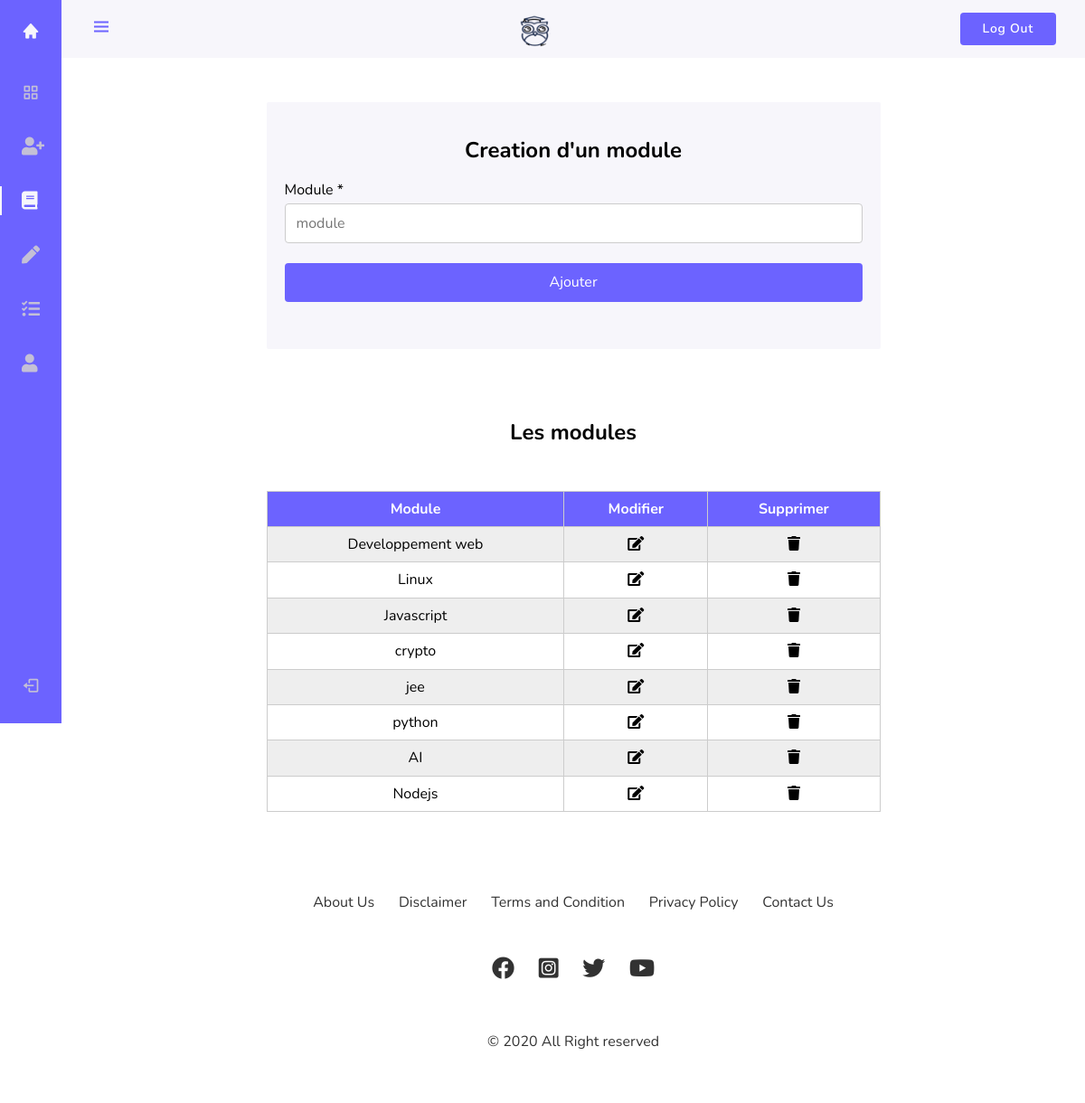
The page /insertModule.php (signed in) on the database its author committed.
### tables this page shows
CREATE TABLE `module` (
  `id_module` int(11) NOT NULL,
  `intitule_module` varchar(30) NOT NULL,
  `fk_enseigne` int(11) NOT NULL
);

### insertModule.php (the view, shortened to what this page needs)
<?php
require_once "connect.php";
$fk_enseigne = $_SESSION['id'];
$results  = mysqli_query($db, "SELECT * FROM module WHERE fk_enseigne = '$fk_enseigne' ");
?>
<!DOCTYPE html>
<html lang="en">
<head>
  <link href="https://cdn.jsdelivr.net/npm/boxicons@2.0.5/css/boxicons.min.css" rel="stylesheet" />
  <link rel="stylesheet" href="https://cdnjs.cloudflare.com/ajax/libs/font-awesome/5.15.2/css/all.min.css" />
  <link rel="stylesheet" href="sass/normalize.css" />
  <link rel="stylesheet" href="sass/insertModule.css" />
</head>
<body id="body-pd">
  <header class="header" id="header">
    <div class="header__toggle">
      <i class="bx bx-menu" id="header-toggle"></i>
    </div>
    <div class="header__img">
      <a href="index.php">
        <img src="img/logo/logo.png" alt="" />
      </a>
    </div>
    <div>
      <form action="logout.php">
        <button class="btn-log">Log Out</button>
      </form>
    </div>
  </header>
  <div class="l-navbar" id="nav-bar">
    <nav class="nav">
      <div>
        <a href="index.php" class="nav__logo">
          <i class="bx bxs-home nav__logo-icon"></i>
        </a>
        <div class="nav__list">
          <a href="enseignant.php" class="nav__link">
            <i class="bx bx-grid-alt nav__icon"></i>
          </a>
          <a href="insertEtu.php" class="nav__link">
            <i class="fas fa-user-plus nav__icon"></i>
          </a>
          <a href="insertModule.php" class="nav__link active">
            <i class="fas fa-book nav__icon"></i>
          </a>
          <a href="insertSeance.php" class="nav__link">
            <i class="fas fa-pen nav__icon"></i>
          </a>
          <a href="gsNoteAbsence.php" class="nav__link">
            <i class="fas fa-tasks nav__icon"></i>
          </a>
          <a href="contact.php" class="nav__link">
            <i class="fas fa-user nav__icon"></i>
          </a>
        </div>
      </div>
      <a href="logout.php" class="nav__link">
        <i class="bx bx-log-out nav__icon"></i>
      </a>
    </nav>
  </div>
  <div class="insert-mod-container">
    <form name="moduleForm" action="insertModule.php" method="post">
      <h2>Creation d'un module</h2>
      <label for="module">Module *</label>
      <input name="module" placeholder="module" type="text" />
      <input name="ajouter" type="submit" value="Ajouter" />
    </form>
  </div>
  <table>
    <h2>
      Les modules
    </h2>
    <thead>
      <tr>
        <th>Module</th>
        <th>Modifier</th>
        <th>Supprimer</th>
      </tr>
    </thead>
    <tbody>
      <?php while ($row = mysqli_fetch_array($results)) { ?>
        <tr>
          <td data-column="Module"><?php echo $row['intitule_module']; ?></td>
          <td data-column="Modifier">
            <i class="fas fa-edit table-edit-icon"></i>
          </td>
          <td data-column="Supprimer">
            <i class="fas fa-trash table-trash-icon"></i>
          </td>
        </tr>
      <?php } ?>
    </tbody>
  </table>
  <?php include 'footer.php' ?>
</body>
</html>

### sass/insertModule.css (style rules this page uses)
:root { --header-height: 3rem; --nav-width: 68px; --first-color: #6C63FF; --first-color-hover:#32408f; --first-color-light: #c4c0d6; --white-color: #F7F6FB; --body-font: 'Nunito', sans-serif; --normal-font-size: 1rem; --z-fixed: 100; }
body { position: relative; margin: var(--header-height) 0 0 0; padding: 0; font-family: var(--body-font); font-size: var(--normal-font-size); transition: .5s; }
a { text-decoration: none; }
.btn-log { display: inline-block; text-decoration: none; font-size: 14px; font-weight: 600; letter-spacing: 0.7px; padding: 10px 25px; cursor: pointer; border-radius: 4px; border: none; color: white; background: var(--first-color); }
.header { width: 100%; height: var(--header-height); position: fixed; top: 0; left: 0; display: flex; align-items: center; justify-content: space-between; padding: 0 1rem; background-color: var(--white-color); z-index: var(--z-fixed); transition: .5s; }
.header__toggle { color: var(--first-color); font-size: 1.5rem; cursor: pointer; }
.header__img { width: 35px; height: 35px; display: flex; justify-content: center; border-radius: 50%; overflow: hidden; }
.header__img img { width: 40px; }
.l-navbar { position: fixed; top: 0; left: -30%; width: var(--nav-width); height: 100vh; background-color: var(--first-color); padding: .5rem 1rem 0 0; transition: .5s; z-index: var(--z-fixed); }
.nav { height: 100%; display: flex; flex-direction: column; justify-content: space-between; overflow: hidden; }
.nav__logo, .nav__link { display: grid; grid-template-columns: max-content max-content; align-items: center; column-gap: 1rem; padding: .5rem 0 .5rem 1.5rem; }
.nav__logo { margin-bottom: 2rem; }
.nav__logo-icon { font-size: 1.25rem; color: var(--white-color); }
.nav__link { position: relative; color: var(--first-color-light); margin-bottom: 1.5rem; transition: .3s; }
.nav__icon { font-size: 1.25rem; }
.active { color: var(--white-color); }
.active::before { content: ''; position: absolute; left: 0; width: 2px; height: 32px; background-color: var(--white-color); }
@media screen and (min-width: 768px) { body { margin: calc(var(--header-height) + 1rem) 0 0 0; padding-left: calc(var(--nav-width) + 0.01rem); } }
@media screen and (min-width: 768px) { .header { height: calc(var(--header-height) + 1rem); padding: 0 2rem 0 calc(var(--nav-width) + 2rem); } }
@media screen and (min-width: 768px) { .header__img { width: 40px; height: 40px; } }
@media screen and (min-width: 768px) { .header__img img { width: 45px; } }
@media screen and (min-width: 768px) { .l-navbar { left: 0; padding: 1rem 1rem 0 0; } }
table { width: 60%; border-collapse: collapse; margin: 50px auto; }
tr:nth-of-type(odd) { background: #eee; }
th { background: var(--first-color); color: white; font-weight: bold; }
td, th { padding: 10px; border: 1px solid #ccc; text-align: left; font-size: 16px; }
tr, td { text-align: center; }
.table-edit-icon { cursor: pointer; }
.table-trash-icon { cursor: pointer; }
.insert-mod-container { border-radius: 2px; background-color: var(--white-color); padding: 20px; margin: 10% auto; width: 60%; }
.insert-mod-container input, .insert-mod-container select, .insert-mod-container textarea { width: 100%; padding: 12px; border: 1px solid #ccc; border-radius: 4px; box-sizing: border-box; margin-top: 6px; margin-bottom: 16px; resize: vertical; }
.insert-mod-container input[type="submit"] { background-color: var(--first-color); color: white; padding: 12px 20px; border: none; border-radius: 4px; cursor: pointer; }
.insert-mod-container { margin-bottom: 7%; }
h2 { text-align: center; }
table th { text-align: center; }

### rows shown on the page
module: intitule_module "Developpement web"
module: intitule_module "Linux"
module: intitule_module "Javascript"
module: intitule_module "crypto"
module: intitule_module "jee"
module: intitule_module "python"
module: intitule_module "AI"
module: intitule_module "Nodejs"
